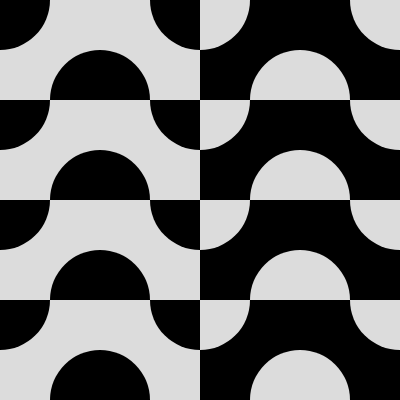
Frame 1 (no input)
Frame 60 (no input): identical to frame 1, image omitted
Frame 120 (the mouse pressed at the canvas centre since frame 60): identical to frame 1, image omitted

The p5.js sketch that drew this single still picture (run headless with seeded random() and noise() and a simulated clock; from frame 60 on, the mouse is pressed at the canvas centre):

// p5.js sketch
// ── sketch.js
// https://editor.p5js.org/jht1493/sketches/FwfyGjYos
// Truchet func 5

function setup() {
  createCanvas(400, 400);
  background(190);
  noStroke();
}

function draw() {
  let d = 100;
  let x0 = 0;
  let y0 = 0;
  let backc = 220;
  let forec = 0;
  let colr = [
    [backc, forec],
    [forec, backc],
  ];
  truc(x0 + 000, y0, d, 0, colr[0]);
  truc(x0 + 100, y0, d, 1, colr[0]);
  truc(x0 + 200, y0, d, 0, colr[1]);
  truc(x0 + 300, y0, d, 1, colr[1]);
  for (let y = 100; y < 400; y += 100) {
    truc(x0 + 000, y, d, 0, colr[0]);
    truc(x0 + 100, y, d, 1, colr[0]);
    truc(x0 + 200, y, d, 0, colr[1]);
    truc(x0 + 300, y, d, 1, colr[1]);
  }
}

function truc(x0, y0, d, m, cols) {
  fill(cols[0]);
  rect(x0, y0, d, d);
  fill(cols[1]);
  let d1 = m ? d : 0;
  let d2 = m ? 0 : d;
  arc(x0 + d1, y0, d, d, HALF_PI * (m + 0), HALF_PI * (m + 1), PIE);
  arc(x0 + d2, y0 + d, d, d, HALF_PI * (m + 2), HALF_PI * (m + 3), PIE);
}

// arc(x, y, w, h, start, stop, [mode], [detail])

// https://editor.p5js.org/jht1493/sketches/zOy0N1rYt
// Truchet func 4

// https://editor.p5js.org/jht1493/sketches/f5vzsNvfR
// Truchet func 3

// https://editor.p5js.org/jht1493/sketches/u13JQBCSD
// Truchet func 2

// https://editor.p5js.org/jht1493/sketches/V2ifPvqiw
// Truchet func

// https://editor.p5js.org/jht1493/sketches/jK_d9a5uK
// Truchet Therapeutic
